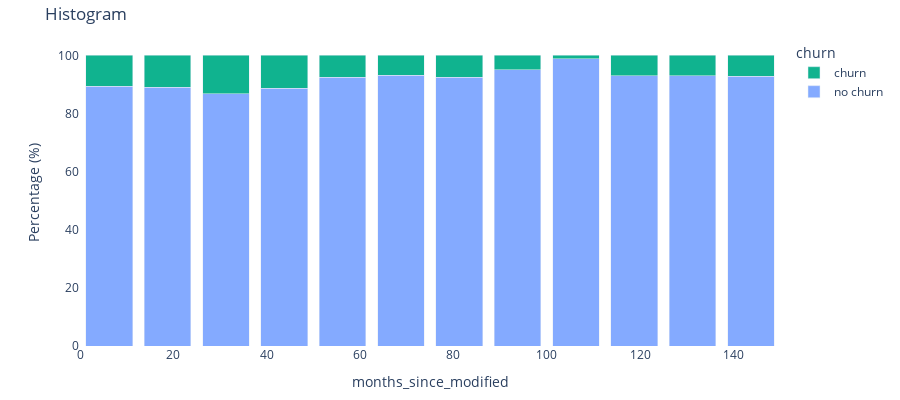

Notebook code for this chart:
### Code cell
plot_numerical(df, 'months_since_modified', bins = 12)

### Figure 1 — Plotly figure (JSON) as saved in the notebook; plotly's stock layout.template omitted (floating-point values rounded to 4 significant figures)
{"data": [{"marker": {"color": "#84aaff"}, "name": "no churn", "type": "bar", "x": [6.25, 18.75, 31.25, 43.75, 56.25, 68.75, 81.25, 93.75, 106.2, 118.8, 131.2, 143.8], "y": [89.3, 88.95, 86.76, 88.66, 92.51, 93.16, 92.41, 95, 98.77, 93.02, 93.04, 92.86]}, {"marker": {"color": "#10b38f"}, "name": "churn", "type": "bar", "x": [6.25, 18.75, 31.25, 43.75, 56.25, 68.75, 81.25, 93.75, 106.2, 118.8, 131.2, 143.8], "y": [10.7, 11.05, 13.24, 11.34, 7.493, 6.842, 7.591, 5, 1.235, 6.977, 6.957, 7.143]}], "layout": {"bargap": 0.2, "barmode": "stack", "height": 400, "legend": {"title": {"text": "churn"}}, "margin": {"b": 30, "t": 40}, "paper_bgcolor": "rgba(0,0,0,0)", "plot_bgcolor": "rgba(0,0,0,0)", "title": {"text": "Histogram"}, "xaxis": {"title": {"text": "months_since_modified"}}, "yaxis": {"title": {"text": "Percentage (%)"}}}}
